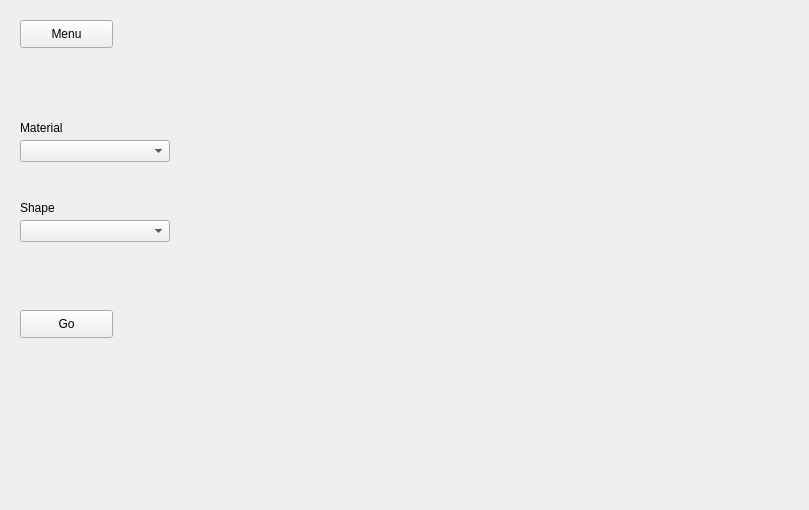
<?xml version="1.0" encoding="UTF-8"?>
<ui version="4.0">
 <class>Form</class>
 <widget class="QWidget" name="Form">
  <property name="geometry">
   <rect>
    <x>0</x>
    <y>0</y>
    <width>809</width>
    <height>510</height>
   </rect>
  </property>
  <property name="windowTitle">
   <string>Form</string>
  </property>
  <widget class="QComboBox" name="materialSel">
   <property name="geometry">
    <rect>
     <x>20</x>
     <y>220</y>
     <width>150</width>
     <height>22</height>
    </rect>
   </property>
   <property name="editable">
    <bool>false</bool>
   </property>
  </widget>
  <widget class="QComboBox" name="objectSel">
   <property name="geometry">
    <rect>
     <x>20</x>
     <y>140</y>
     <width>150</width>
     <height>22</height>
    </rect>
   </property>
  </widget>
  <widget class="QPushButton" name="executeBtn">
   <property name="geometry">
    <rect>
     <x>20</x>
     <y>310</y>
     <width>93</width>
     <height>28</height>
    </rect>
   </property>
   <property name="text">
    <string>Go</string>
   </property>
  </widget>
  <widget class="QPushButton" name="homeBtn">
   <property name="geometry">
    <rect>
     <x>20</x>
     <y>20</y>
     <width>93</width>
     <height>28</height>
    </rect>
   </property>
   <property name="text">
    <string>Menu</string>
   </property>
  </widget>
  <widget class="QLabel" name="label">
   <property name="geometry">
    <rect>
     <x>20</x>
     <y>120</y>
     <width>53</width>
     <height>16</height>
    </rect>
   </property>
   <property name="text">
    <string>Material</string>
   </property>
  </widget>
  <widget class="QLabel" name="label_2">
   <property name="geometry">
    <rect>
     <x>20</x>
     <y>200</y>
     <width>53</width>
     <height>16</height>
    </rect>
   </property>
   <property name="text">
    <string>Shape</string>
   </property>
  </widget>
 </widget>
 <resources/>
 <connections/>
</ui>
